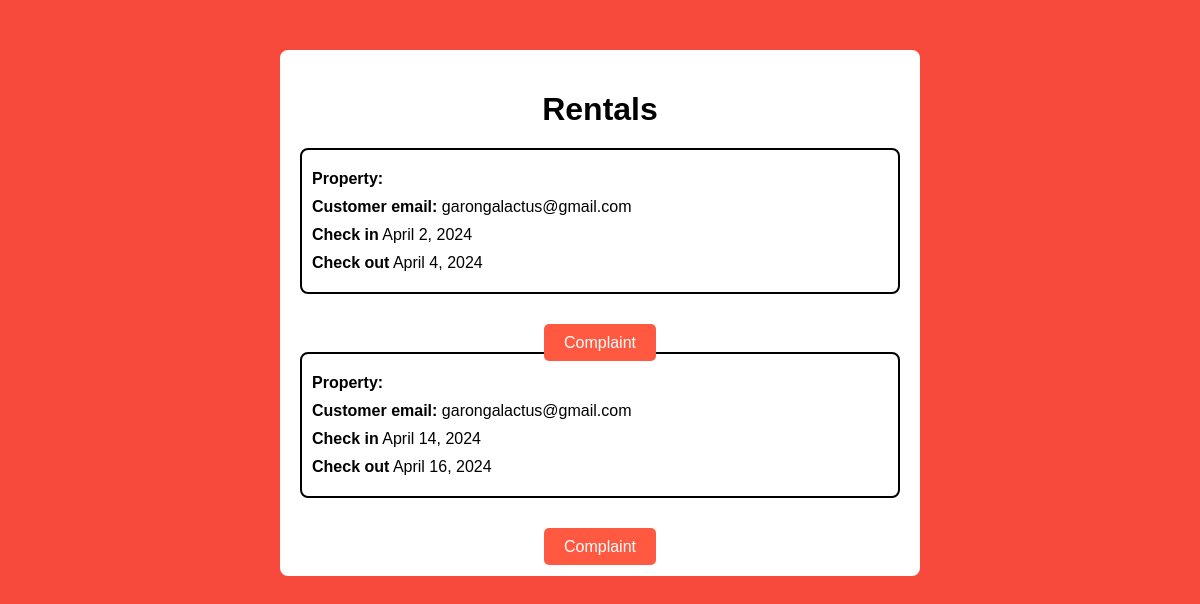
Page /rental/garongalactus@gmailproperty2/ on the earlier database version.
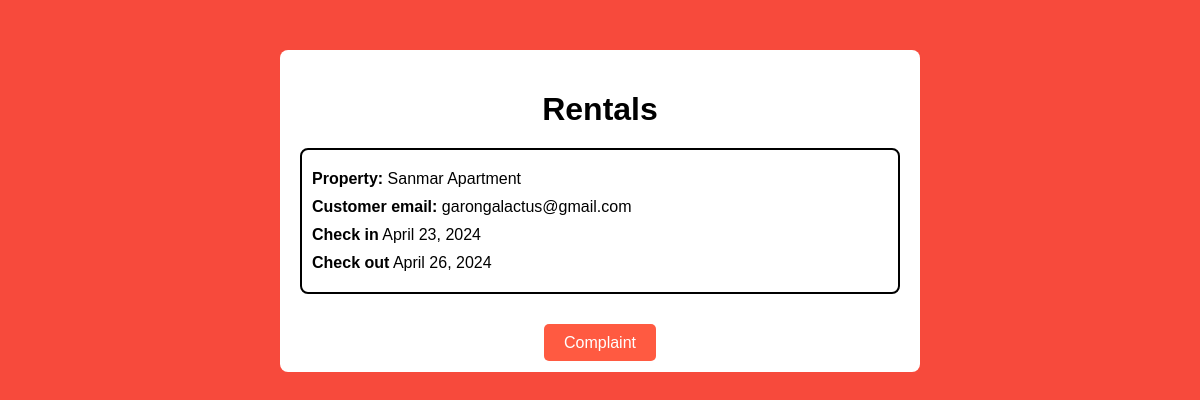
Same page on the later database version.
### home/models.py (models this page shows)
class Booking(models.Model):
    book_id = models.UUIDField(primary_key=True, default=uuid.uuid4, editable=False)
    property = models.CharField(max_length=50)
    property_name = models.CharField(max_length=50, default = '')
    customer = models.CharField(max_length=50)
    price = models.IntegerField()
    neg_price = models.IntegerField(default = 0)
    check_in = models.DateField()
    check_out = models.DateField()
    guests = models.CharField(max_length=50)
    status = models.CharField(max_length=50, default = 'hold')
    payment_id = models.CharField(max_length=50, blank = True)
    complaint = models.BooleanField(default = False)

### home/views.py (the view)
# urls.py: path('rental/<str:property_id>/', views.rental, name='rental'),
def rental(request,property_id):
    books = Booking.objects.filter(property=property_id)
    return render(request, 'rental.html', {'books':books})

### templates/rental.html (shortened to what this page needs)
<!DOCTYPE html>
<html lang="en">
<head>
</head>
<body>
    <div class="container">
        <h1>Rentals</h1>
        {% for book in books %}
        {%if book.status == 'paid'%}
        <div class="profile-info">
            <p><strong>Property:</strong> {{book.property_name}}</p>
            <p><strong>Customer email:</strong> {{book.customer}}</p>
            <p><strong>Check in</strong> {{book.check_in}}</p>
            <p><strong>Check out</strong> {{book.check_out}}</p>
        </div>
          {%if not book.complaint %}
          <a href="/customer_complaint/{{book.book_id}}" class="btn">Complaint</a>
          {%else%}
          <a href="/check_complaint/{{book.book_id}}" class="btn">Check Complaint</a>
          {%endif%}
        {%endif%}
        {% endfor %}
    </div>
</body>
</html>

Differences in the rows shown:
removed Booking: customer "garongalactus@gmail.com", check_in "April 2, 2024", check_out "April 4, 2024"
removed Booking: customer "garongalactus@gmail.com", check_in "April 14, 2024", check_out "April 16, 2024"
added Booking: property_name "Sanmar Apartment", customer "garongalactus@gmail.com", check_in "April 23, 2024", check_out "April 26, 2024"
